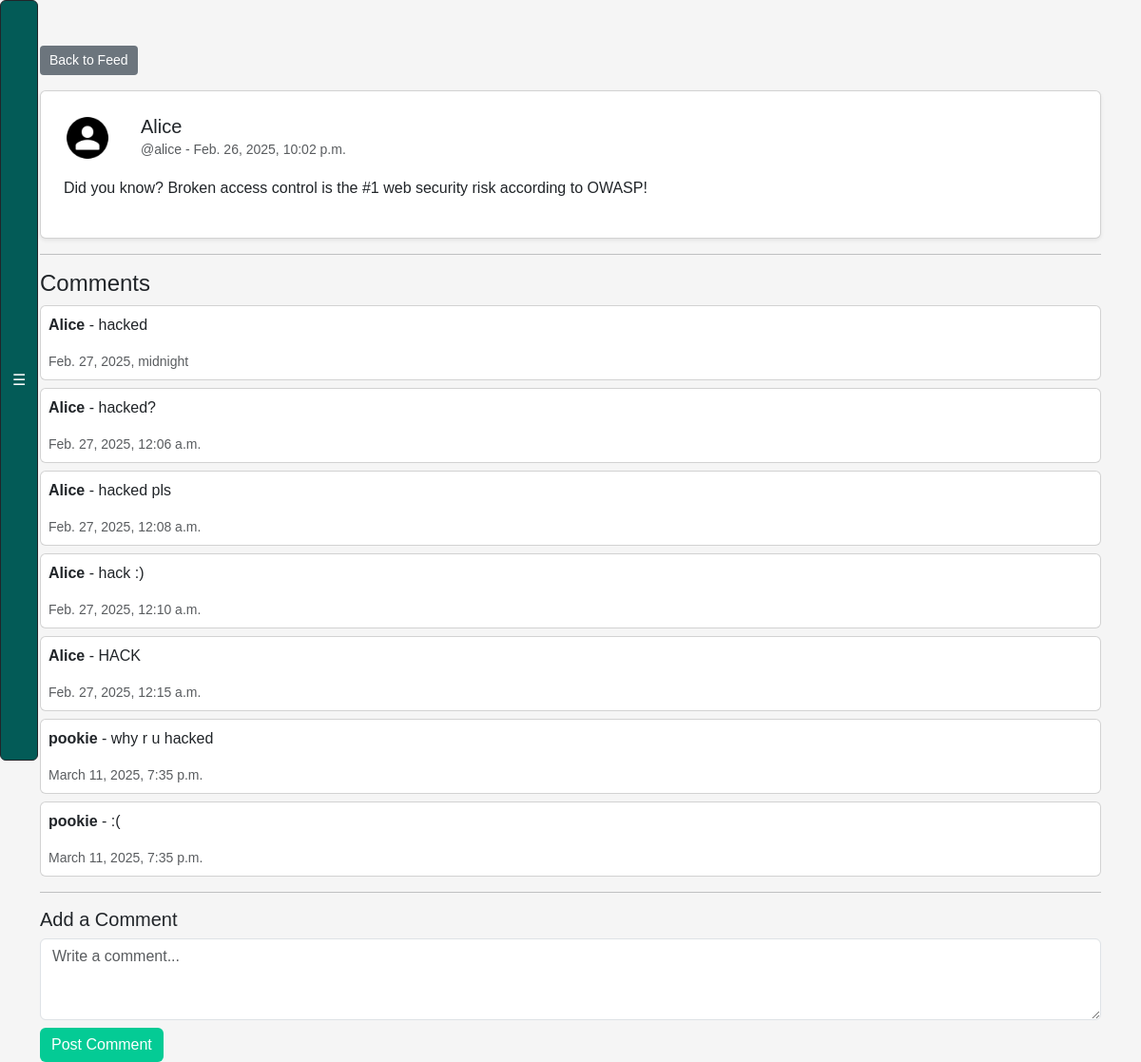
The app's page /post/5/ (signed in) with its own data.
### webapp/models.py (models this page shows, shortened)
class Post(models.Model):
    user = models.ForeignKey(
        User, related_name="posts", on_delete=models.DO_NOTHING
    )
    body = models.CharField(max_length=140)
    created_at = models.DateTimeField(auto_now_add=True)

class Comment(models.Model):
    post = models.ForeignKey(Post, on_delete=models.CASCADE, related_name="comments")
    user = models.ForeignKey(User, on_delete=models.CASCADE)
    body = models.TextField(max_length=140)
    created_at = models.DateTimeField(auto_now_add=True)

### webapp/views.py (the view, shortened to what this page needs)
# urls.py: path("post/<int:post_id>/", views.post_view, name="post"),
@login_required
def post_view(request, post_id):
    post = get_object_or_404(Post, id=post_id)
    post_user_profile = post.user.profile
    if post_user_profile.private and request.user != post.user and post_user_profile not in request.user.profile.follows.all():
        return HttpResponseForbidden()
    comments = post.comments.all()
    comment_form = CommentForm()
    flag_ex3 = request.session.pop("flag_ex3", None)  # retrieve flag from session if set
    return render(request, "post.html", {"post": post, "comments": comments, "comment_form": comment_form, "flag_ex3": flag_ex3})

### webapp/forms.py (shortened to what this page needs)
class CommentForm(forms.ModelForm):
    body = forms.CharField(required=True, max_length=140)
    class Meta:
        model = Comment
        exclude = ("user", "post")

### webapp/templates/post.html (shortened to what this page needs)
{% load static %}
<!DOCTYPE html>
<html>
<head>
    <link href="https://cdn.jsdelivr.net/npm/bootstrap@5.3.0-alpha1/dist/css/bootstrap.min.css" rel="stylesheet">
    <link rel="stylesheet" href="{% static 'css/style.css' %}">
</head>
<body>
    {% include 'exercise_bar.html' %}
    <div class="container mt-5">
        <a href="{% url 'feed' %}" class="btn btn-secondary mb-3">Back to Feed</a>
        <div class="card shadow-sm p-4">
            <div class="d-flex align-items-center">
                <img src="{% static 'images/default-avatar.png' %}" alt="User Avatar" class="post-avatar">
                <div class="ms-3">
                    <h5 class="mb-0">{{ post.user.username }}</h5>
                    <small class="text-muted">@{{ post.user.username|lower }} - {{ post.created_at }}</small>
                </div>
            </div>
            <div class="mt-3">
                <p>{{ post.body }}</p>
            </div>
        </div>
        <hr>
        <h4>Comments</h4>
        <div class="comments-section">
            {% for comment in comments %}
                <div class="card p-2 mt-2">
                    <p><strong>{{ comment.user.username }}</strong> - {{ comment.body }}</p>
                    <small class="text-muted">{{ comment.created_at }}</small>
                </div>
            {% empty %}
                <p class="text-muted">No comments yet.</p>
            {% endfor %}
        </div>
        <hr>
        <h5>Add a Comment</h5>
        <form method="post">
            <textarea name="body" class="form-control" rows="3" placeholder="Write a comment..."></textarea>
            <button type="submit" class="btn btn-success mt-2">Post Comment</button>
        </form>
    </div>
</body>
</html>

### webapp/static/css/style.css (style rules this page uses)
body { background-color: #f5f5f5; font-family: 'Nunito', sans-serif; margin: 0; display: flex; height: 100vh; overflow-y: auto; }
.btn-secondary { text-decoration: none; color: #fff; background-color: #6c757d; border: none; padding: 5px 10px; border-radius: 4px; display: inline-block; text-align: center; font-size: 14px; cursor: pointer; }
.post-avatar { width: 50px; height: 50px; border-radius: 50%; margin-right: 15px; }
.btn-success { background-color: #04cb95; border: none; }

### records on screen
Post: user.username "Alice", user.username "alice", created_at "Feb. 26, 2025, 10:02 p.m.", body "Did you know? Broken access control is the #1 web security risk according to OWASP!"
Comment: user.username "Alice", body "hacked", created_at "Feb. 27, 2025, midnight"
Comment: user.username "Alice", body "hacked?", created_at "Feb. 27, 2025, 12:06 a.m."
Comment: user.username "Alice", body "hacked pls", created_at "Feb. 27, 2025, 12:08 a.m."
Comment: user.username "Alice", body "hack :)", created_at "Feb. 27, 2025, 12:10 a.m."
Comment: user.username "Alice", body "HACK", created_at "Feb. 27, 2025, 12:15 a.m."
Comment: user.username "pookie", body "why r u hacked", created_at "March 11, 2025, 7:35 p.m."
Comment: user.username "pookie", body ":(", created_at "March 11, 2025, 7:35 p.m."
